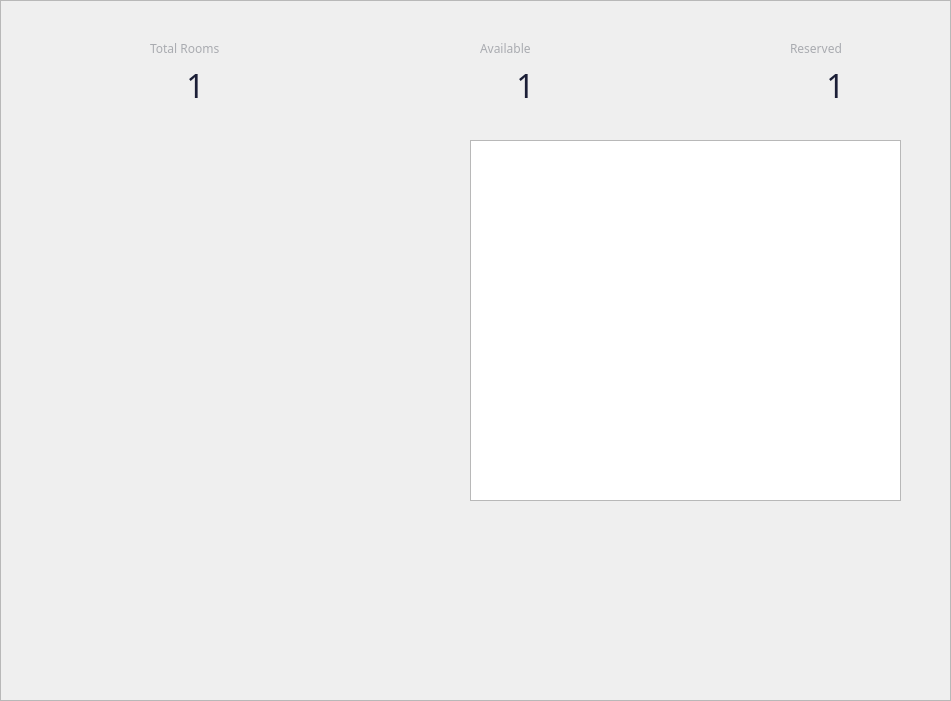
     <widget class="QFrame" name="DashobardArea">
      <property name="geometry">
       <rect>
        <x>0</x>
        <y>59</y>
        <width>951</width>
        <height>701</height>
       </rect>
      </property>
      <property name="frameShape">
       <enum>QFrame::StyledPanel</enum>
      </property>
      <property name="frameShadow">
       <enum>QFrame::Raised</enum>
      </property>
      <widget class="QLabel" name="label">
       <property name="geometry">
        <rect>
         <x>70</x>
         <y>40</y>
         <width>70</width>
         <height>70</height>
        </rect>
       </property>
       <property name="text">
        <string/>
       </property>
       <property name="pixmap">
        <pixmap resource="resource.qrc">:/img/img/dashboardiconb.png</pixmap>
       </property>
       <property name="scaledContents">
        <bool>true</bool>
       </property>
      </widget>
      <widget class="QLabel" name="label_2">
       <property name="geometry">
        <rect>
         <x>150</x>
         <y>40</y>
         <width>91</width>
         <height>16</height>
        </rect>
       </property>
       <property name="font">
        <font>
         <family>Franklin Gothic Medium</family>
         <pointsize>9</pointsize>
        </font>
       </property>
       <property name="styleSheet">
        <string notr="true">color: rgb(169, 171, 176);</string>
       </property>
       <property name="text">
        <string>Total Rooms</string>
       </property>
      </widget>
      <widget class="QLabel" name="LblTotalRooms">
       <property name="geometry">
        <rect>
         <x>160</x>
         <y>60</y>
         <width>71</width>
         <height>51</height>
        </rect>
       </property>
       <property name="font">
        <font>
         <family>Franklin Gothic Medium</family>
         <pointsize>24</pointsize>
        </font>
       </property>
       <property name="layoutDirection">
        <enum>Qt::LeftToRight</enum>
       </property>
       <property name="styleSheet">
        <string notr="true">color: rgb(28, 31, 55);</string>
       </property>
       <property name="text">
        <string>1</string>
       </property>
       <property name="alignment">
        <set>Qt::AlignCenter</set>
       </property>
      </widget>
      <widget class="QLabel" name="label_12">
       <property name="geometry">
        <rect>
         <x>790</x>
         <y>40</y>
         <width>91</width>
         <height>16</height>
        </rect>
       </property>
       <property name="font">
        <font>
         <family>Franklin Gothic Medium</family>
         <pointsize>9</pointsize>
        </font>
       </property>
       <property name="styleSheet">
        <string notr="true">color: rgb(169, 171, 176);</string>
       </property>
       <property name="text">
        <string>Reserved</string>
       </property>
      </widget>
      <widget class="QLabel" name="label_13">
       <property name="geometry">
        <rect>
         <x>710</x>
         <y>40</y>
         <width>70</width>
         <height>70</height>
        </rect>
       </property>
       <property name="text">
        <string/>
       </property>
       <property name="pixmap">
        <pixmap resource="resource.qrc">:/img/img/dashboardiconp.png</pixmap>
       </property>
       <property name="scaledContents">
        <bool>true</bool>
       </property>
      </widget>
      <widget class="QLabel" name="LblReservedRooms">
       <property name="geometry">
        <rect>
         <x>800</x>
         <y>60</y>
         <width>71</width>
         <height>51</height>
        </rect>
       </property>
       <property name="font">
        <font>
         <family>Franklin Gothic Medium</family>
         <pointsize>24</pointsize>
        </font>
       </property>
       <property name="layoutDirection">
        <enum>Qt::LeftToRight</enum>
       </property>
       <property name="styleSheet">
        <string notr="true">color: rgb(28, 31, 55);</string>
       </property>
       <property name="text">
        <string>1</string>
       </property>
       <property name="alignment">
        <set>Qt::AlignCenter</set>
       </property>
      </widget>
      <widget class="QLabel" name="label_16">
       <property name="geometry">
        <rect>
         <x>480</x>
         <y>40</y>
         <width>91</width>
         <height>16</height>
        </rect>
       </property>
       <property name="font">
        <font>
         <family>Franklin Gothic Medium</family>
         <pointsize>9</pointsize>
        </font>
       </property>
       <property name="styleSheet">
        <string notr="true">color: rgb(169, 171, 176);</string>
       </property>
       <property name="text">
        <string>Available</string>
       </property>
      </widget>
      <widget class="QLabel" name="label_17">
       <property name="geometry">
        <rect>
         <x>400</x>
         <y>40</y>
         <width>70</width>
         <height>70</height>
        </rect>
       </property>
       <property name="text">
        <string/>
       </property>
       <property name="pixmap">
        <pixmap resource="resource.qrc">:/img/img/dashboardicong.png</pixmap>
       </property>
       <property name="scaledContents">
        <bool>true</bool>
       </property>
      </widget>
      <widget class="QLabel" name="LblAvailableRooms">
       <property name="geometry">
        <rect>
         <x>490</x>
         <y>60</y>
         <width>71</width>
         <height>51</height>
        </rect>
       </property>
       <property name="font">
        <font>
         <family>Franklin Gothic Medium</family>
         <pointsize>24</pointsize>
        </font>
       </property>
       <property name="layoutDirection">
        <enum>Qt::LeftToRight</enum>
       </property>
       <property name="styleSheet">
        <string notr="true">color: rgb(28, 31, 55);</string>
       </property>
       <property name="text">
        <string>1</string>
       </property>
       <property name="alignment">
        <set>Qt::AlignCenter</set>
       </property>
      </widget>
      <widget class="QFrame" name="CrtGender">
       <property name="geometry">
        <rect>
         <x>60</x>
         <y>130</y>
         <width>400</width>
         <height>400</height>
        </rect>
       </property>
       <property name="maximumSize">
        <size>
         <width>500</width>
         <height>500</height>
        </size>
       </property>
       <property name="autoFillBackground">
        <bool>false</bool>
       </property>
       <layout class="QHBoxLayout" name="horizontalLayout">
        <property name="sizeConstraint">
         <enum>QLayout::SetDefaultConstraint</enum>
        </property>
       </layout>
      </widget>
      <widget class="QTableWidget" name="TblUniversityData">
       <property name="geometry">
        <rect>
         <x>470</x>
         <y>140</y>
         <width>431</width>
         <height>361</height>
        </rect>
       </property>
       <property name="font">
        <font>
         <family>Franklin Gothic Medium</family>
         <pointsize>19</pointsize>
         <kerning>true</kerning>
        </font>
       </property>
       <property name="autoFillBackground">
        <bool>false</bool>
       </property>
       <property name="editTriggers">
        <set>QAbstractItemView::NoEditTriggers</set>
       </property>
       <property name="showDropIndicator" stdset="0">
        <bool>false</bool>
       </property>
       <property name="dragDropOverwriteMode">
        <bool>false</bool>
       </property>
       <property name="showGrid">
        <bool>false</bool>
       </property>
       <property name="wordWrap">
        <bool>true</bool>
       </property>
       <property name="cornerButtonEnabled">
        <bool>true</bool>
       </property>
       <attribute name="horizontalHeaderMinimumSectionSize">
        <number>142</number>
       </attribute>
       <attribute name="horizontalHeaderDefaultSectionSize">
        <number>178</number>
       </attribute>
      </widget>
     </widget>
